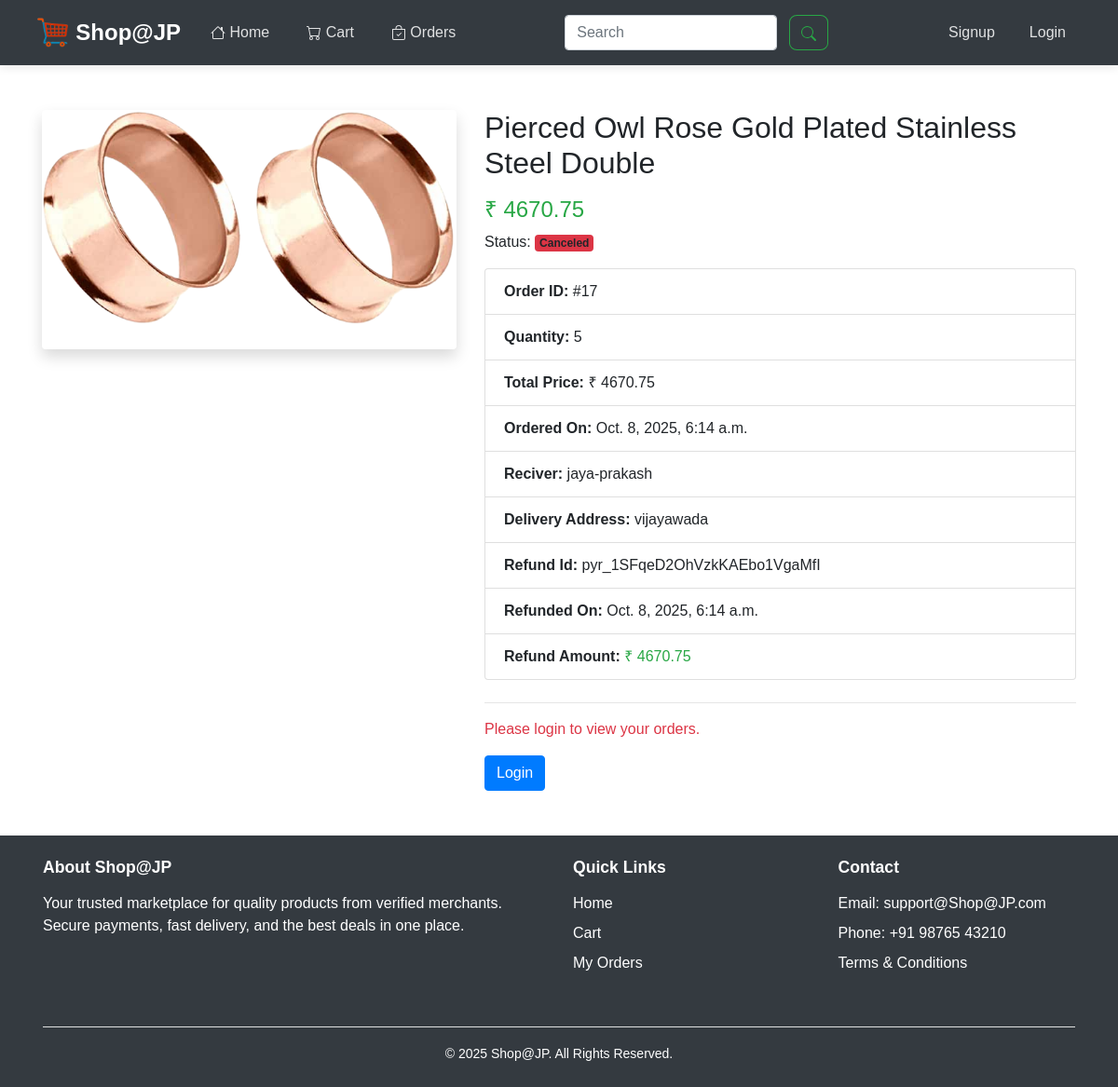
Screenshot of /order_dtls/17 with the database file from the repository.
### home/models.py (models this page shows, shortened)
class Orders(models.Model):
    order_id = models.AutoField(primary_key=True)
    customer = models.ForeignKey(Customers, on_delete=models.CASCADE, related_name='orders', blank=True, null=True)
    merchant = models.ForeignKey(Merchants, on_delete=models.CASCADE, related_name='orders', blank=True, null=True)
    product = models.ForeignKey(Products, on_delete=models.CASCADE, blank=True, null=True)
    quantity = models.IntegerField(blank=True, null=True)
    price = models.DecimalField(max_digits=10, decimal_places=2, blank=True, null=True)
    status = models.CharField(max_length=9, blank=True, null=True,default='Ordered')
    created_at = models.DateTimeField(auto_now_add=True)

class Products(models.Model):
    product_id = models.AutoField(primary_key=True)
    merchant = models.ForeignKey(Merchants, on_delete=models.CASCADE, related_name='products', blank=True, null=True)
    name = models.CharField(max_length=150, blank=True, null=True)
    description = models.TextField(blank=True, null=True)
    price = models.DecimalField(max_digits=10, decimal_places=2, blank=True, null=True,validators=[MinValueValidator(100)])
    stock = models.PositiveIntegerField(default=1)
    created_at = models.DateTimeField(auto_now_add=True)
    image = models.ImageField(upload_to='products/', blank=True, null=True)

### user/models.py (models this page shows, shortened)
class Customers(models.Model):
    user = models.OneToOneField(User, on_delete=models.CASCADE, blank=True, null=True)
    customer_id = models.AutoField(primary_key=True)
    username = models.CharField(max_length=50, blank=True, null=True)
    email = models.CharField(unique=True, max_length=100, blank=True, null=True)
    phone = models.CharField(max_length=12, blank=True, null=True)
    address = models.TextField(blank=True, null=True)
    created_at = models.DateTimeField(auto_now_add=True)
    first_name = models.CharField(max_length=20, blank=True, null=True)
    last_name = models.CharField(max_length=20, blank=True, null=True)

### payments/models.py (models this page shows)
class Payments(models.Model):
    payment_id = models.CharField(max_length=100, primary_key=True)
    order = models.ForeignKey(Orders, on_delete=models.CASCADE, related_name='payments', blank=True, null=True)
    merchant = models.ForeignKey(Merchants, on_delete=models.CASCADE, related_name='merchant_payment', blank=True, null=True)
    total_amount = models.DecimalField(max_digits=10, decimal_places=2, blank=True, null=True)
    stripe_cut = models.DecimalField(max_digits=10, decimal_places=2, blank=True, null=True)
    platform_cut = models.DecimalField(max_digits=10, decimal_places=2, blank=True, null=True)
    merchant_amount = models.DecimalField(max_digits=10, decimal_places=2, blank=True, null=True)
    created_at = models.DateTimeField(auto_now_add=True)
    is_refunded = models.BooleanField(default=False)
    refund_id = models.CharField(max_length=255, null=True, blank=True)
    refund_amount = models.DecimalField(max_digits=10, decimal_places=2, null=True, blank=True)
    refund_date = models.DateTimeField(null=True, blank=True)

### home/views.py (the view)
# urls.py: path('order_dtls/<int:order_id>',views.order_dtils,name='order_dtls'),
def order_dtils(request,order_id):
    order = Orders.objects.get(order_id = order_id)
    customer = order.customer
    name = customer.first_name +'-'+ customer.last_name
    address = customer.address
    payment = Payments.objects.get(order_id=order.order_id)
    payment_id = payment.payment_id
    return render(request,'home/order.html',{'order':order,'name':name,'address':address,'payment':payment,'payment_id':payment_id})

### user/context_processors.py (called while the page is built)
def merchant_context(request):
    is_merchant = False
    if request.user.is_authenticated:
        is_merchant = Merchants.objects.filter(username=request.user.username).exists()
    return {
        "is_merchant": is_merchant
    }

### templates/home/order.html (shortened to what this page needs)
<!DOCTYPE html>
{% extends 'user/base.html' %}
{% block body_block %}
<div class="container mt-5">
    <div class="row align-items-start">
        <div class="col-md-5 text-center mb-4">
            <img src="{{ order.product.image.url }}" class="img-fluid rounded shadow" alt="{{ order.product.name }}">
        </div>
        <div class="col-md-7">
            <h2 class="fw-bold mb-3">{{ order.product.name }}</h2>
            <h4 class="text-success fw-bold mb-2">₹ {{ order.price }}</h4>
            <p class="mb-3">
                Status:
                {% if order.status == "Ordered" %}
                    <span class="badge bg-success">{{ order.status }}</span>
                {% elif order.status == "Canceled" %}
                    <span class="badge bg-danger">{{ order.status }}</span>
                {% else %}
                    <span class="badge bg-secondary">{{ order.status }}</span>
                {% endif %}
            </p>
            <ul class="list-group mb-4">
                <li class="list-group-item">
                    <strong>Order ID:</strong> #{{ order.order_id }}
                </li>
                <li class="list-group-item">
                    <strong>Quantity:</strong> {{ order.quantity }}
                </li>
                <li class="list-group-item">
                    <strong>Total Price:</strong> ₹ {{ order.price }}
                </li>
                <li class="list-group-item">
                    <strong>Ordered On:</strong> {{ order.created_at }}
                </li>
                <li class="list-group-item">
                    <strong>Reciver:</strong> {{ name }}
                </li>
                <li class="list-group-item">
                    <strong>Delivery Address:</strong> {{ address }}
                </li>
                {% if payment.is_refunded %}
                <li class="list-group-item">
                    <strong>Refund Id:</strong> {{ payment.refund_id }}
                </li>
                <li class="list-group-item">
                    <strong>Refunded On:</strong> {{ payment.refund_date }}
                </li>
                <li class="list-group-item">
                    <strong>Refund Amount:</strong> <span class="text-success fw-bold mb-2"> ₹ {{ payment.refund_amount }}</span>
                </li>
                {% endif %}
            </ul>
            <hr>
            {% if request.user.is_authenticated %}
                {% if request.user.is_superuser %}
                    <div class="text-center">
                        <h2 class="mb-3">Hello, {{ request.user.username }} 👑</h2>
                        <p class="text-muted">You are logged in as a superuser.</p>
                        <a href="/admin/" class="btn btn-primary">Go to Admin Dashboard</a>
                    </div>
                {% else %}
                    <div class="d-flex gap-2" style="gap: 20px;">
                        <a href="/orders/" class="btn btn-outline-primary flex-fill">
                            <i class="bi bi-arrow-left"></i> Back to Orders
                        </a>
                         {% if order.status == "Ordered" %}
                        <form id="deleteForm" method="POST" action="{% url 'refund_payment' payment_id %}">
                         {% csrf_token %}
                        <button type="button" class="btn btn-outline-danger flex-fill" onclick="confirmDelete()"><i class="bi bi-x-circle"></i> Cancel Order </button>
                        </form>
<script>
function confirmDelete() {
  Swal.fire({
  title: "Cancel Order?",
  text: "Are you sure you want to cancel this order? This action cannot be undone.",
  icon: "warning",
  showCancelButton: true,
  confirmButtonText: "Yes, cancel it!",
  cancelButtonText: "No, keep it"
  }).then((result) => {
    if (result.isConfirmed) {
      document.getElementById('deleteForm').submit();
    }
  });
}
</script>
                        {% endif %}
                    </div>
                {% endif %}
            {% else %}
                <p class="text-danger mt-3">Please login to view your orders.</p>
                <a class="btn btn-primary" href="{% url 'login' %}">
                     Login
                </a>
            {% endif %}
        </div>
    </div>
</div>
{% endblock %}

### static/css/styles.css (style rules this page uses)
* { box-sizing: border-box; margin: 0; padding: 0; }
html { scroll-behavior: smooth; }
body { overflow-x: hidden; font-family: Arial, sans-serif; }

### rows the page displays
Orders: product.image (picture), product.name "Pierced Owl Rose Gold Plated Stainless Steel Double", price "4670.75", status "Canceled", order_id "17", quantity "5", created_at "Oct. 8, 2025, 6:14 a.m."
Customers: address "vijayawada"
Payments: refund_id "pyr_1SFqeD2OhVzkKAEbo1VgaMfI", refund_date "Oct. 8, 2025, 6:14 a.m.", refund_amount "4670.75"

### other values shown
{{ name }} "jaya-prakash"
